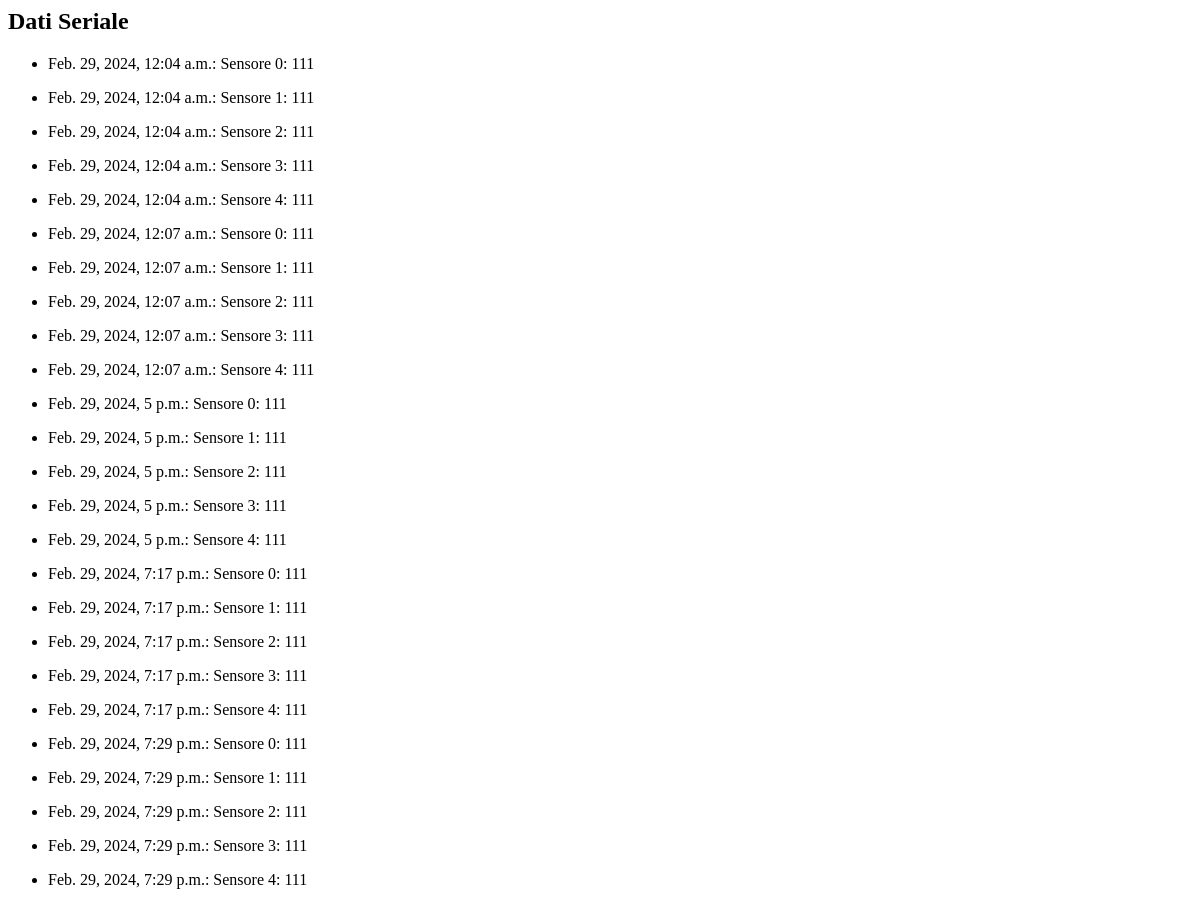
Page /dati-seriale/ on the earlier database version.
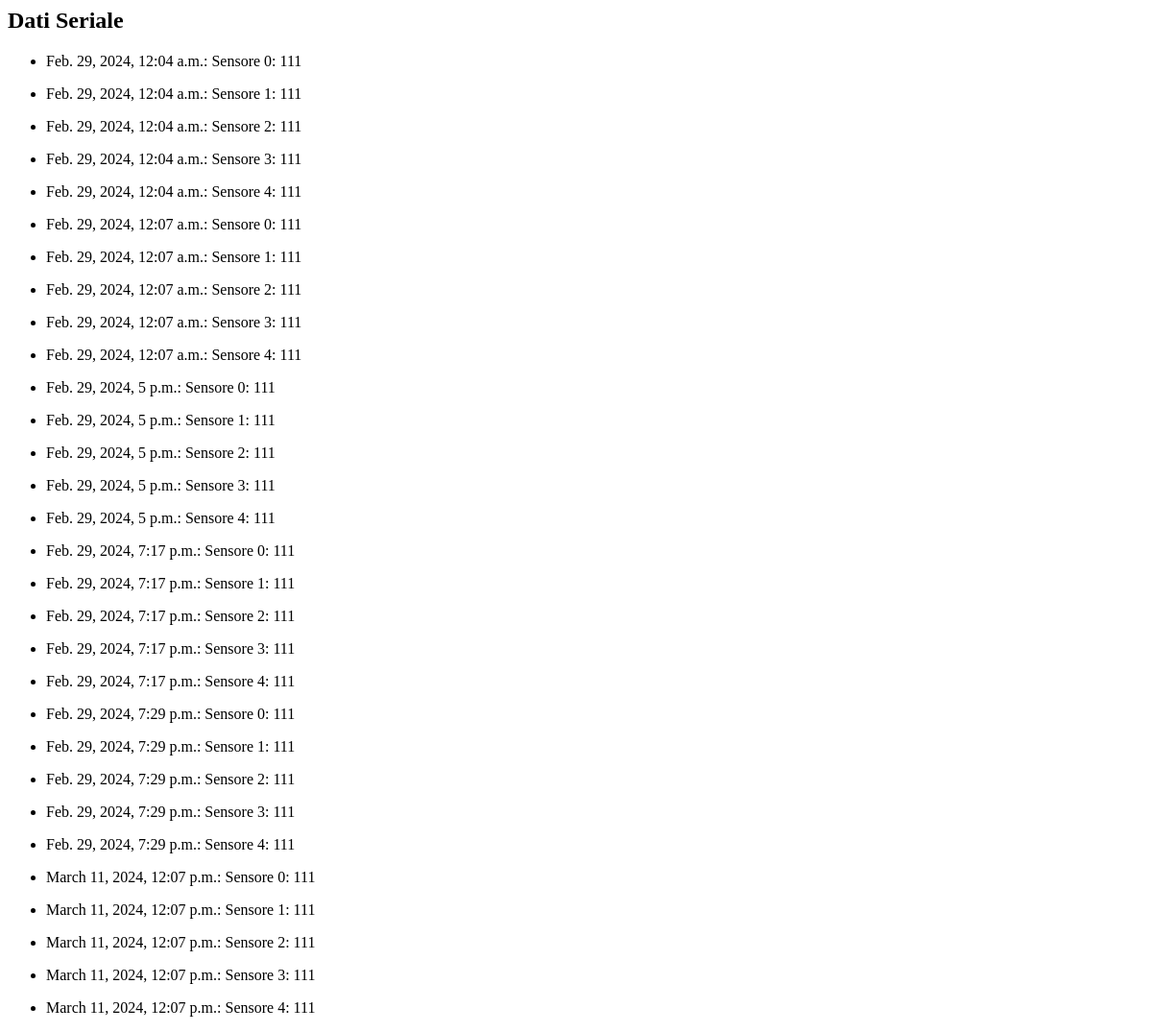
Same page on the later database version.
### AppIoT/models.py (models this page shows)
class DatiSeriale(models.Model):
    dati = models.TextField()
    timestamp = models.DateTimeField(auto_now_add=True)

### AppIoT/views.py (the view)
# urls.py: path('dati-seriale/', DatiSerialeView.as_view(), name='dati-seriale'),
class DatiSerialeView(ListView):
    model = DatiSeriale
    template_name = 'seriale.html'

### AppIoT/templates/seriale.html
{% block content %}
  <h2>Dati Seriale</h2>
  <ul>
  {% for dato in object_list %}
    <li>
      <p>{{ dato.timestamp }}: {{ dato.dati }}</p>
    </li>
  {% endfor %}
  </ul>
{% endblock %}

Differences in the rows shown:
added DatiSeriale: timestamp "March 11, 2024, 12:07 p.m.", dati "Sensore 0: 111"
added DatiSeriale: timestamp "March 11, 2024, 12:07 p.m.", dati "Sensore 1: 111"
added DatiSeriale: timestamp "March 11, 2024, 12:07 p.m.", dati "Sensore 2: 111"
added DatiSeriale: timestamp "March 11, 2024, 12:07 p.m.", dati "Sensore 3: 111"
added DatiSeriale: timestamp "March 11, 2024, 12:07 p.m.", dati "Sensore 4: 111"
